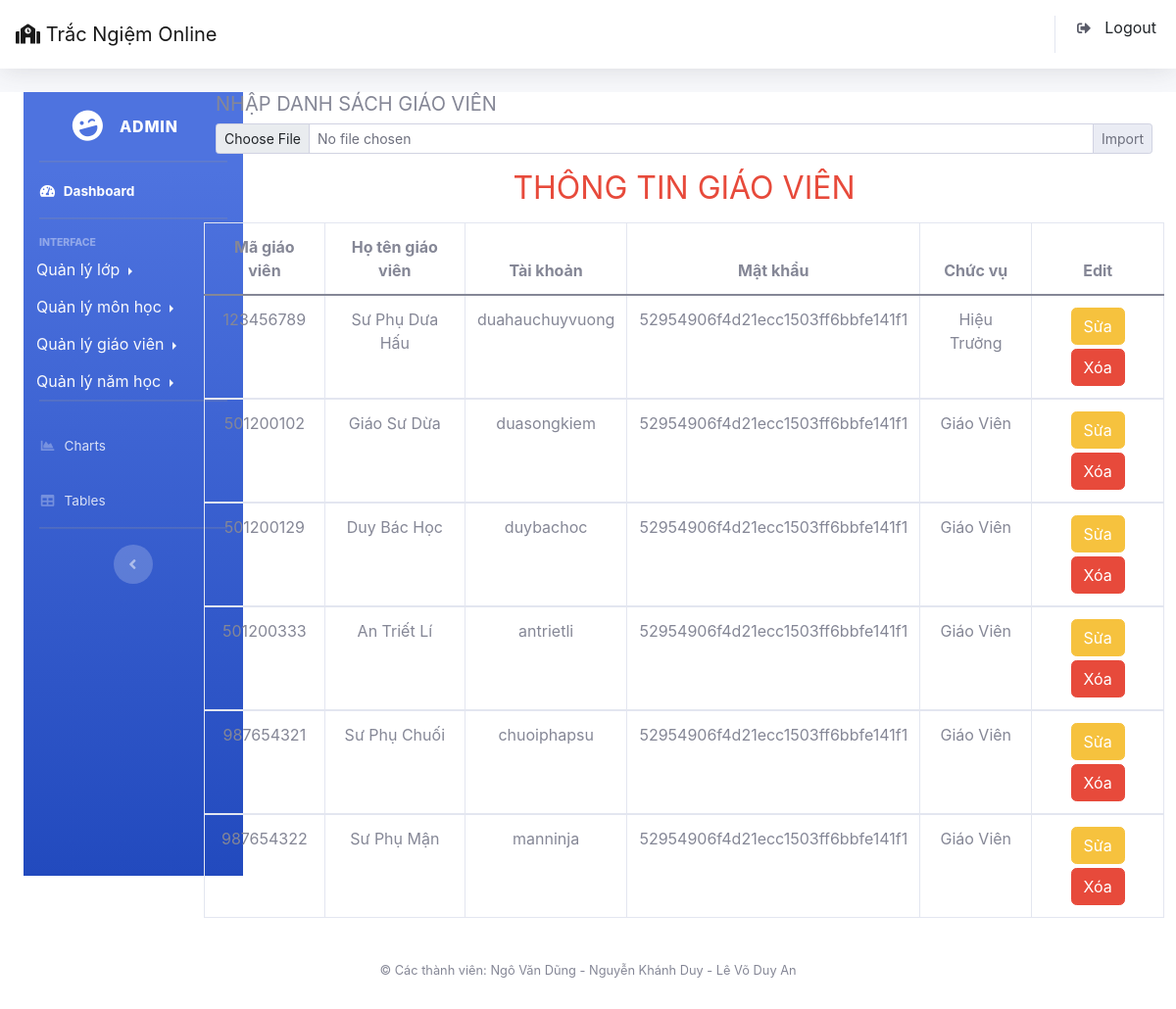
Page /Admin/index.php?action=giaovien&act=giaovien (signed in) on the committed database.
### tables this page shows
CREATE TABLE `giaovien` (
  `maGV` int(11) NOT NULL,
  `tenGV` varchar(100) NOT NULL,
  `user` varchar(100) NOT NULL,
  `pass` varchar(150) NOT NULL,
  `role` int(11) NOT NULL
);

### Admin/Model/connect.php (called while the page is built, shortened)
<?php
  class connect{
      var $db=null;
      public function __construct()
      {
        $dsn='mysql:host=localhost;dbname=tracnghiem2';
        $user='root';
        $pass='root';
        $this->db=new PDO($dsn,$user,$pass,array(PDO::MYSQL_ATTR_INIT_COMMAND=>"SET NAMES utf8"));
      }
      public function getList($select)
      {
        $result=$this->db->query($select);
        return $result;
      }
  }
?>

### Admin/Model/quanlygiaovien.php (called while the page is built, shortened)
<?php
    class giaovien{
        public function listGiaoVien()
          {
               $select = "select * from giaovien";
               $db = new connect();
               $result = $db->getList($select);
               return $result;
           }
    }
?>

### Admin/View/giaovien.php (the view, shortened to what this page needs)
<div class="col-lg-2">
    <?php
        include "View/sidebar.php";
    ?>
</div>
<div class="col-lg-10">
    <section>
        <h5>NHẬP DANH SÁCH GIÁO VIÊN </h5>
        <form action="index.php?action=giaovien&act=importGV" method="post" enctype="multipart/form-data">
            <div class="input-group input-group-sm mb-md-3 ">
                <input type="file" class="form-control form-control-sm" name="upload" id="upload">
                <input type="submit" name="submit" value="Import" class="input-group-text">
            </div>
        </form>
        <div class="row">
            <h2 class="text-center text-danger mb-md-3">THÔNG TIN GIÁO VIÊN  </h2>
            <table class=" table table-bordered table-hover text-center">
                <thead>
                    <tr>
                        <th scope="col">Mã giáo viên</th>
                        <th scope="col">Họ tên giáo viên</th>
                        <th scope="col">Tài khoản</th>
                        <th scope="col">Mật khẩu</th>
                        <th scope="col">Chức vụ</th>
                        <th scope="col">Edit</th>
                    </tr>
                </thead>
                <?php
                    $db = new giaovien();
                    $result=$db->listGiaoVien();
                    while($set = $result->fetch()):
                ?>
                <tbody>
                    <tr>
                        <td> <?php echo $set['maGV'] ?></td>
                        <td>  <?php echo $set['tenGV'] ?></td>
                        <td>  <?php echo $set['user'] ?></td>
                        <td>  <?php echo $set['pass'] ?></td>
                        <td>
                            <?php
                                if($set['role']==1)
                                {
                                    echo "Giáo Viên";
                                }
                                if($set['role']==2)
                                {
                                    echo "Hiệu Trưởng";
                                }
                            ?>
                        </td>
                        <td class="text-center">
                            <a href="index.php?action=giaovien&act=update&maGV=<?php echo $set['maGV'];  ?>" class="btn btn-warning mb-md-1">Sửa</a>
                            <a href="index.php?action=giaovien&act=deleteGV&maGV=<?php echo $set['maGV']?>"
                                onclick="return confirm('Bấm vào nút OK để tiếp tục');" class="btn btn-danger">Xóa</a>
                        </td>
                    </tr>
                    <?php
                    endwhile;
                    ?>
                </tbody>
            </table>
        </div>
    </section>
</div>

### rows in the picture
giaovien: maGV "123456789", tenGV "Sư Phụ Dưa Hấu", user "duahauchuyvuong", pass "52954906f4d21ecc1503ff6bbfe141f1", role "Hiệu Trưởng"
giaovien: maGV "501200102", tenGV "Giáo Sư Dừa", user "duasongkiem", pass "52954906f4d21ecc1503ff6bbfe141f1", role "Giáo Viên"
giaovien: maGV "501200129", tenGV "Duy Bác Học", user "duybachoc", pass "52954906f4d21ecc1503ff6bbfe141f1", role "Giáo Viên"
giaovien: maGV "501200333", tenGV "An Triết Lí", user "antrietli", pass "52954906f4d21ecc1503ff6bbfe141f1", role "Giáo Viên"
giaovien: maGV "987654321", tenGV "Sư Phụ Chuối", user "chuoiphapsu", pass "52954906f4d21ecc1503ff6bbfe141f1", role "Giáo Viên"
giaovien: maGV "987654322", tenGV "Sư Phụ Mận", user "manninja", pass "52954906f4d21ecc1503ff6bbfe141f1", role "Giáo Viên"

### other values in the picture
$_SESSION['admin'] "ADMIN"
